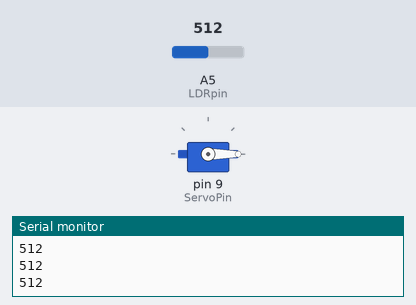
This sketch was run on a simulated Arduino Uno, built with avr-gcc and run on an emulated ATmega328P. On the bench: servo, the last lines printed to the serial monitor. The inputs (shaded band) are chosen by the test bench; at power-on: A5 (LDRpin) = 512.

Above: at 7.0 s.
7.1 s: A5 (LDRpin) set to 165
10.1 s: A5 (LDRpin) set to 135
At 10.6 s:
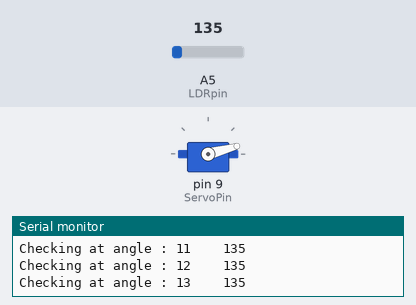
13.1 s: A5 (LDRpin) set to 985
16.1 s: A5 (LDRpin) set to 1011
At 16.1 s:
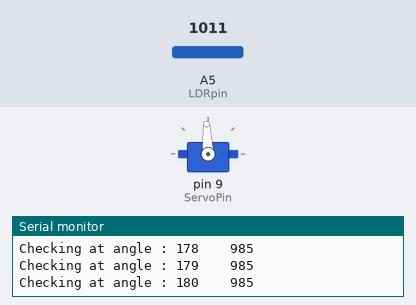
17.6 s: A5 (LDRpin) set to 5
20.6 s: A5 (LDRpin) set to 160
Timing chart, 0 to 23.1 s (numbered marks = the images above; inputs shaded):
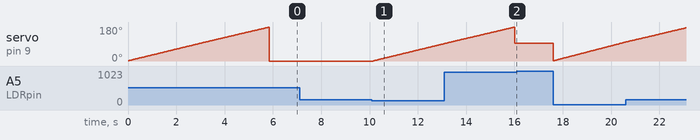

The sketch:

t.ino
```cpp
#define LDRpin A5
#define ServoPin 9
#include<Servo.h>

Servo servo;

int angle = 0;
int intensity = 0;

int maxIntensity = 0;
int maxAngle = 0;

int minIntensity = 150;


void rotateBy(int a)
{
  servo.write(servo.read() + a); // rotate further by 'a' degrees
  intensity = analogRead(A5); // reading intensity at current position
}


void placeAt(int a)
{
  servo.write(a);
}


void checkForHigh()
{
   servo.write(0); // Position at 0 degree

  /* Test Intensity at every angle */
   for (int i=0; i<=180; i++)
   {

      intensity = analogRead(A5); // reading intensity at current position
      angle = servo.read(); // getting servo's current angle ( = i)

      Serial.print("Checking at angle : ");
      Serial.print(i);
      Serial.print("    ");
      Serial.println(intensity);

      placeAt(i);

      intensity = analogRead(A5); // reading intensity at current position
      angle = servo.read(); // getting servo's current angle ( = i)

      if (intensity > maxIntensity)
      {
        // Updating the current maximum value
        maxIntensity = intensity;
        maxAngle = angle;
      }
   }

}


void setup()
{
  Serial.begin(9600);
  servo.attach(ServoPin);

  checkForHigh();
  placeAt(maxAngle);
}


void loop()
{
  delay(100);

  intensity = analogRead(A5); // reading intensity at current position
  Serial.println(intensity);

  if (intensity < minIntensity)
  {
    checkForHigh();
    placeAt(maxAngle);
  }
}
```

main.c
```cpp
#include <Servo.h>

Servo servo ;

int eastLDR = 0;

int westLDR = 1;

int east = 0;

int west = 0;

int error = 0;

int calibration = 600;

int servoposition = 90;

void setup()

{

  servo.attach(9);

}

void loop()

{

  east = calibration + analogRead(eastLDR);

  west = analogRead(westLDR);

  if (east < 350 && west < 350)

  {

    while (servoposition <= 150)

    {

      servoposition++;

      servo.write(servoposition);

      delay(100);

    }

  }

  error = east - west;

  if (error > 15)

  {

    if (servoposition <= 150)

    {

      servoposition++;

      servo.write(servoposition);

    }

  }

  else if (error < -15)

  {

    if (servoposition > 20)

    {

      servoposition--;

      servo.write(servoposition);

    }

  }

  delay(100);

}
```

solar_tracking_system_arduino_codes.c
```cpp
#include <Servo.h>
//defining Servoss

#define TOLERANCE       10
#define STEP_DELAY      7
Servo servohori;
int servoh = 0;
int servohLimitHigh = 160;
int servohLimitLow = 20;

Servo servoverti;
int servov = 0;
int servovLimitHigh = 160;
int servovLimitLow = 20;
//Assigning LDRs
int ldrtopl = A0; //top left LDR green
int ldrtopr = A3; //top right LDR yellow
int ldrbotl = A1; // bottom left LDR blue
int ldrbotr = A2; // bottom right LDR orange

void setup ()
{
  servohori.attach(10);
  servohori.write(45);
  servoverti.attach(9);
  servoverti.write(45);
  Serial.begin(9600);
  delay(500);
}

void loop()
{
  servoh = servohori.read();
  servov = servoverti.read();
  //capturing analog values of each LDR
  int topl = analogRead(ldrtopl);
  int topr = analogRead(ldrtopr);
  int botl = analogRead(ldrbotl);
  int botr = analogRead(ldrbotr);
  // calculating average
  int avgtop = (topl + topr) / 2; //average of top LDRs
  int avgbot = (botl + botr) / 2; //average of bottom LDRs
  int avgleft = (topl + botl) / 2; //average of left LDRs
  int avgright = (topr + botr) / 2; //average of right LDRs
  Serial.println(avgtop);

  if (TOLERANCE < avgbot - avgtop)
  {
    servoverti.write(servov + 1);
    if (servov > servovLimitHigh)
    {
      servov = servovLimitHigh;
    }
    delay(STEP_DELAY);
  }

  else if (TOLERANCE < avgtop - avgbot)
  {
    servoverti.write(servov - 1);
    if (servov < servovLimitLow)
    {
      servov = servovLimitLow;
    }
    delay(STEP_DELAY);
  }

  else
  {
    servoverti.write(servov);
  }

  if (avgleft - avgright > TOLERANCE)
  {
    servohori.write(servoh + 1);

    if (servoh > servohLimitHigh)
    {
      servoh = servohLimitHigh;
    }
    delay(STEP_DELAY);
  }

  else if (avgright - avgleft > TOLERANCE)
  {
    servohori.write(servoh - 1);

    if (servoh < servohLimitLow)
    {
      servoh = servohLimitLow;
    }
    delay(STEP_DELAY);
  }

  else
  {
    servohori.write(servoh);
  }
  delay(STEP_DELAY);
}
```

Measured:
- the behaviour switches between 150 and 149 on A5 (LDRpin) (found by bisection; images 0 and 1)
- the behaviour switches between 999 and 1000 on A5 (LDRpin) (found by bisection; images 1 and 2)
- after the input at 10.1 s, servo on pin 9 (ServoPin): moves from 0° to 92° over 2.9 s, starting after 0.06 s
- by itself, servo on pin 9 (ServoPin): rises from 1° to 179° in 5.8 s, then falls to 0° in 0.03 s
